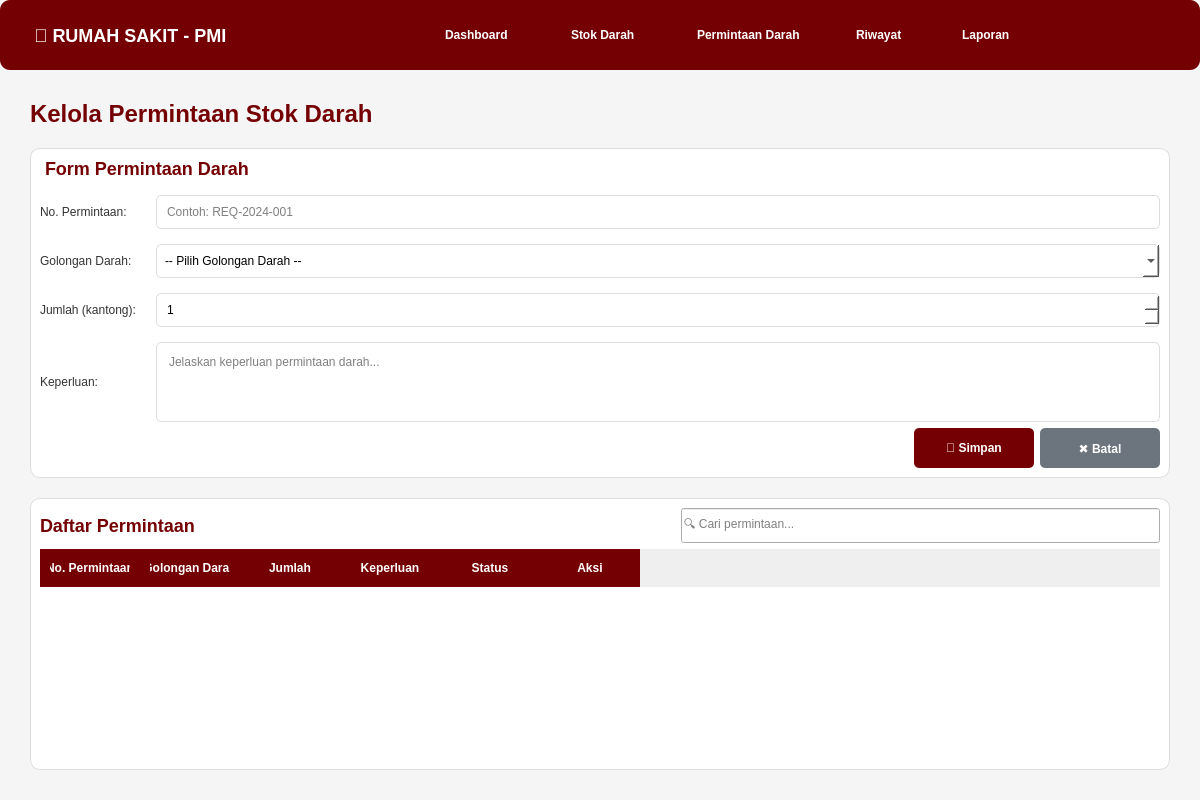
<?xml version="1.0" encoding="UTF-8"?>
<ui version="4.0">
 <class>MainWindow</class>
 <widget class="QMainWindow" name="MainWindow">
  <property name="geometry">
   <rect>
    <x>0</x>
    <y>0</y>
    <width>1200</width>
    <height>800</height>
   </rect>
  </property>
  <property name="windowTitle">
   <string>Permintaan Stok Darah - PMI</string>
  </property>
  <property name="styleSheet">
   <string notr="true">
QMainWindow {
    background-color: #f5f5f5;
}
QPushButton {
    border: none;
    padding: 10px 20px;
    border-radius: 5px;
    font-weight: bold;
}
QPushButton:hover {
    opacity: 0.8;
}
QFrame {
    border-radius: 10px;
}
QLabel {
    color: #333333;
}
   </string>
  </property>
  <widget class="QWidget" name="centralwidget">
   <layout class="QVBoxLayout" name="verticalLayout">
    <property name="spacing">
     <number>0</number>
    </property>
    <property name="leftMargin">
     <number>0</number>
    </property>
    <property name="topMargin">
     <number>0</number>
    </property>
    <property name="rightMargin">
     <number>0</number>
    </property>
    <property name="bottomMargin">
     <number>0</number>
    </property>
    <item>
     <widget class="QFrame" name="navbar">
      <property name="minimumSize">
       <size>
        <width>0</width>
        <height>70</height>
       </size>
      </property>
      <property name="maximumSize">
       <size>
        <width>16777215</width>
        <height>70</height>
       </size>
      </property>
      <property name="styleSheet">
       <string notr="true">
QFrame#navbar {
    background-color: #750003;
}
QPushButton {
    color: white;
    background-color: transparent;
    text-align: left;
    padding: 15px 25px;
}
QPushButton:hover {
    background-color: rgba(255, 255, 255, 0.1);
}
QPushButton:pressed {
    background-color: rgba(255, 255, 255, 0.2);
}
       </string>
      </property>
      <property name="frameShape">
       <enum>QFrame::StyledPanel</enum>
      </property>
      <layout class="QHBoxLayout" name="horizontalLayout">
       <item>
        <widget class="QLabel" name="logoLabel">
         <property name="minimumSize">
          <size>
           <width>250</width>
           <height>0</height>
          </size>
         </property>
         <property name="styleSheet">
          <string notr="true">color: white; font-size: 18px; font-weight: bold; padding-left: 20px;</string>
         </property>
         <property name="text">
          <string>🏥 RUMAH SAKIT - PMI</string>
         </property>
        </widget>
       </item>
       <item>
        <spacer name="horizontalSpacer">
         <property name="orientation">
          <enum>Qt::Horizontal</enum>
         </property>
         <property name="sizeHint" stdset="0">
          <size>
           <width>40</width>
           <height>20</height>
          </size>
         </property>
        </spacer>
       </item>
       <item>
        <widget class="QPushButton" name="btnDashboard">
         <property name="minimumSize">
          <size>
           <width>120</width>
           <height>0</height>
          </size>
         </property>
         <property name="text">
          <string>Dashboard</string>
         </property>
        </widget>
       </item>
       <item>
        <widget class="QPushButton" name="btnStok">
         <property name="minimumSize">
          <size>
           <width>120</width>
           <height>0</height>
          </size>
         </property>
         <property name="text">
          <string>Stok Darah</string>
         </property>
        </widget>
       </item>
       <item>
        <widget class="QPushButton" name="btnPermintaan">
         <property name="minimumSize">
          <size>
           <width>150</width>
           <height>0</height>
          </size>
         </property>
         <property name="text">
          <string>Permintaan Darah</string>
         </property>
        </widget>
       </item>
       <item>
        <widget class="QPushButton" name="btnRiwayat">
         <property name="minimumSize">
          <size>
           <width>100</width>
           <height>0</height>
          </size>
         </property>
         <property name="text">
          <string>Riwayat</string>
         </property>
        </widget>
       </item>
       <item>
        <widget class="QPushButton" name="btnLaporan">
         <property name="minimumSize">
          <size>
           <width>100</width>
           <height>0</height>
          </size>
         </property>
         <property name="text">
          <string>Laporan</string>
         </property>
        </widget>
       </item>
       <item>
        <spacer name="horizontalSpacer_2">
         <property name="orientation">
          <enum>Qt::Horizontal</enum>
         </property>
         <property name="sizeHint" stdset="0">
          <size>
           <width>40</width>
           <height>20</height>
          </size>
         </property>
        </spacer>
       </item>
      </layout>
     </widget>
    </item>
    <item>
     <widget class="QWidget" name="contentWidget">
      <layout class="QVBoxLayout" name="verticalLayout_2">
       <property name="spacing">
        <number>20</number>
       </property>
       <property name="leftMargin">
        <number>30</number>
       </property>
       <property name="topMargin">
        <number>30</number>
       </property>
       <property name="rightMargin">
        <number>30</number>
       </property>
       <property name="bottomMargin">
        <number>30</number>
       </property>
       <item>
        <layout class="QHBoxLayout" name="headerLayout">
         <item>
          <widget class="QLabel" name="titleLabel">
           <property name="styleSheet">
            <string notr="true">font-size: 24px; font-weight: bold; color: #750003;</string>
           </property>
           <property name="text">
            <string>Kelola Permintaan Stok Darah</string>
           </property>
          </widget>
         </item>
         <item>
          <spacer name="horizontalSpacer_3">
           <property name="orientation">
            <enum>Qt::Horizontal</enum>
           </property>
           <property name="sizeHint" stdset="0">
            <size>
             <width>40</width>
             <height>20</height>
            </size>
           </property>
          </spacer>
         </item>
        </layout>
       </item>
       <item>
        <widget class="QFrame" name="formFrame">
         <property name="styleSheet">
          <string notr="true">
QFrame#formFrame {
    background-color: white;
    border: 1px solid #ddd;
}
QLineEdit, QComboBox, QSpinBox, QTextEdit {
    padding: 8px;
    border: 1px solid #ddd;
    border-radius: 5px;
    background-color: white;
}
QLineEdit:focus, QComboBox:focus, QSpinBox:focus, QTextEdit:focus {
    border: 2px solid #750003;
}
          </string>
         </property>
         <property name="frameShape">
          <enum>QFrame::StyledPanel</enum>
         </property>
         <layout class="QVBoxLayout" name="verticalLayout_3">
          <item>
           <widget class="QLabel" name="lblFormTitle">
            <property name="styleSheet">
             <string notr="true">font-size: 18px; font-weight: bold; color: #750003; margin-bottom: 10px;</string>
            </property>
            <property name="text">
             <string>Form Permintaan Darah</string>
            </property>
           </widget>
          </item>
          <item>
           <layout class="QGridLayout" name="gridLayout">
            <property name="horizontalSpacing">
             <number>20</number>
            </property>
            <property name="verticalSpacing">
             <number>15</number>
            </property>
            <item row="0" column="0">
             <widget class="QLabel" name="lblNomorPermintaan">
              <property name="text">
               <string>No. Permintaan:</string>
              </property>
             </widget>
            </item>
            <item row="0" column="1">
             <widget class="QLineEdit" name="txtNomorPermintaan">
              <property name="placeholderText">
               <string>Contoh: REQ-2024-001</string>
              </property>
             </widget>
            </item>
            <item row="1" column="0">
             <widget class="QLabel" name="lblGolonganDarah">
              <property name="text">
               <string>Golongan Darah:</string>
              </property>
             </widget>
            </item>
            <item row="1" column="1">
             <widget class="QComboBox" name="cmbGolonganDarah">
              <item>
               <property name="text">
                <string>-- Pilih Golongan Darah --</string>
               </property>
              </item>
              <item>
               <property name="text">
                <string>A+</string>
               </property>
              </item>
              <item>
               <property name="text">
                <string>A-</string>
               </property>
              </item>
              <item>
               <property name="text">
                <string>B+</string>
               </property>
              </item>
              <item>
               <property name="text">
                <string>B-</string>
               </property>
              </item>
              <item>
               <property name="text">
                <string>AB+</string>
               </property>
              </item>
              <item>
               <property name="text">
                <string>AB-</string>
               </property>
              </item>
              <item>
               <property name="text">
                <string>O+</string>
               </property>
              </item>
              <item>
               <property name="text">
                <string>O-</string>
               </property>
              </item>
             </widget>
            </item>
            <item row="2" column="0">
             <widget class="QLabel" name="lblJumlah">
              <property name="text">
               <string>Jumlah (kantong):</string>
              </property>
             </widget>
            </item>
            <item row="2" column="1">
             <widget class="QSpinBox" name="spinJumlah">
              <property name="minimum">
               <number>1</number>
              </property>
              <property name="maximum">
               <number>100</number>
              </property>
             </widget>
            </item>
            <item row="3" column="0">
             <widget class="QLabel" name="lblKeperluan">
              <property name="text">
               <string>Keperluan:</string>
              </property>
             </widget>
            </item>
            <item row="3" column="1">
             <widget class="QTextEdit" name="txtKeperluan">
              <property name="maximumSize">
               <size>
                <width>16777215</width>
                <height>80</height>
               </size>
              </property>
              <property name="placeholderText">
               <string>Jelaskan keperluan permintaan darah...</string>
              </property>
             </widget>
            </item>
           </layout>
          </item>
          <item>
           <layout class="QHBoxLayout" name="buttonLayout">
            <item>
             <spacer name="horizontalSpacer_4">
              <property name="orientation">
               <enum>Qt::Horizontal</enum>
              </property>
              <property name="sizeHint" stdset="0">
               <size>
                <width>40</width>
                <height>20</height>
               </size>
              </property>
             </spacer>
            </item>
            <item>
             <widget class="QPushButton" name="btnSimpan">
              <property name="minimumSize">
               <size>
                <width>120</width>
                <height>40</height>
               </size>
              </property>
              <property name="styleSheet">
               <string notr="true">
QPushButton {
    background-color: #750003;
    color: white;
}
QPushButton:hover {
    background-color: #a00004;
}
               </string>
              </property>
              <property name="text">
               <string>💾 Simpan</string>
              </property>
             </widget>
            </item>
            <item>
             <widget class="QPushButton" name="btnBatal">
              <property name="minimumSize">
               <size>
                <width>120</width>
                <height>40</height>
               </size>
              </property>
              <property name="styleSheet">
               <string notr="true">
QPushButton {
    background-color: #6c757d;
    color: white;
}
QPushButton:hover {
    background-color: #5a6268;
}
               </string>
              </property>
              <property name="text">
               <string>✖ Batal</string>
              </property>
             </widget>
            </item>
           </layout>
          </item>
         </layout>
        </widget>
       </item>
       <item>
        <widget class="QFrame" name="tableFrame">
         <property name="styleSheet">
          <string notr="true">
QFrame#tableFrame {
    background-color: white;
    border: 1px solid #ddd;
}
          </string>
         </property>
         <property name="frameShape">
          <enum>QFrame::StyledPanel</enum>
         </property>
         <layout class="QVBoxLayout" name="verticalLayout_4">
          <item>
           <layout class="QHBoxLayout" name="tableHeaderLayout">
            <item>
             <widget class="QLabel" name="lblTableTitle">
              <property name="styleSheet">
               <string notr="true">font-size: 18px; font-weight: bold; color: #750003;</string>
              </property>
              <property name="text">
               <string>Daftar Permintaan</string>
              </property>
             </widget>
            </item>
            <item>
             <spacer name="horizontalSpacer_5">
              <property name="orientation">
               <enum>Qt::Horizontal</enum>
              </property>
              <property name="sizeHint" stdset="0">
               <size>
                <width>40</width>
                <height>20</height>
               </size>
              </property>
             </spacer>
            </item>
            <item>
             <widget class="QLineEdit" name="txtCari">
              <property name="minimumSize">
               <size>
                <width>250</width>
                <height>35</height>
               </size>
              </property>
              <property name="placeholderText">
               <string>🔍 Cari permintaan...</string>
              </property>
             </widget>
            </item>
           </layout>
          </item>
          <item>
           <widget class="QTableWidget" name="tablePermintaan">
            <property name="styleSheet">
             <string notr="true">
QTableWidget {
    border: none;
    background-color: white;
    gridline-color: #f0f0f0;
}
QHeaderView::section {
    background-color: #750003;
    color: white;
    padding: 10px;
    border: none;
    font-weight: bold;
}
QTableWidget::item {
    padding: 10px;
}
QTableWidget::item:selected {
    background-color: #fff5f5;
    color: #750003;
}
             </string>
            </property>
            <column>
             <property name="text">
              <string>No. Permintaan</string>
             </property>
            </column>
            <column>
             <property name="text">
              <string>Golongan Darah</string>
             </property>
            </column>
            <column>
             <property name="text">
              <string>Jumlah</string>
             </property>
            </column>
            <column>
             <property name="text">
              <string>Keperluan</string>
             </property>
            </column>
            <column>
             <property name="text">
              <string>Status</string>
             </property>
            </column>
            <column>
             <property name="text">
              <string>Aksi</string>
             </property>
            </column>
           </widget>
          </item>
         </layout>
        </widget>
       </item>
      </layout>
     </widget>
    </item>
   </layout>
  </widget>
 </widget>
 <resources/>
 <connections/>
</ui>
